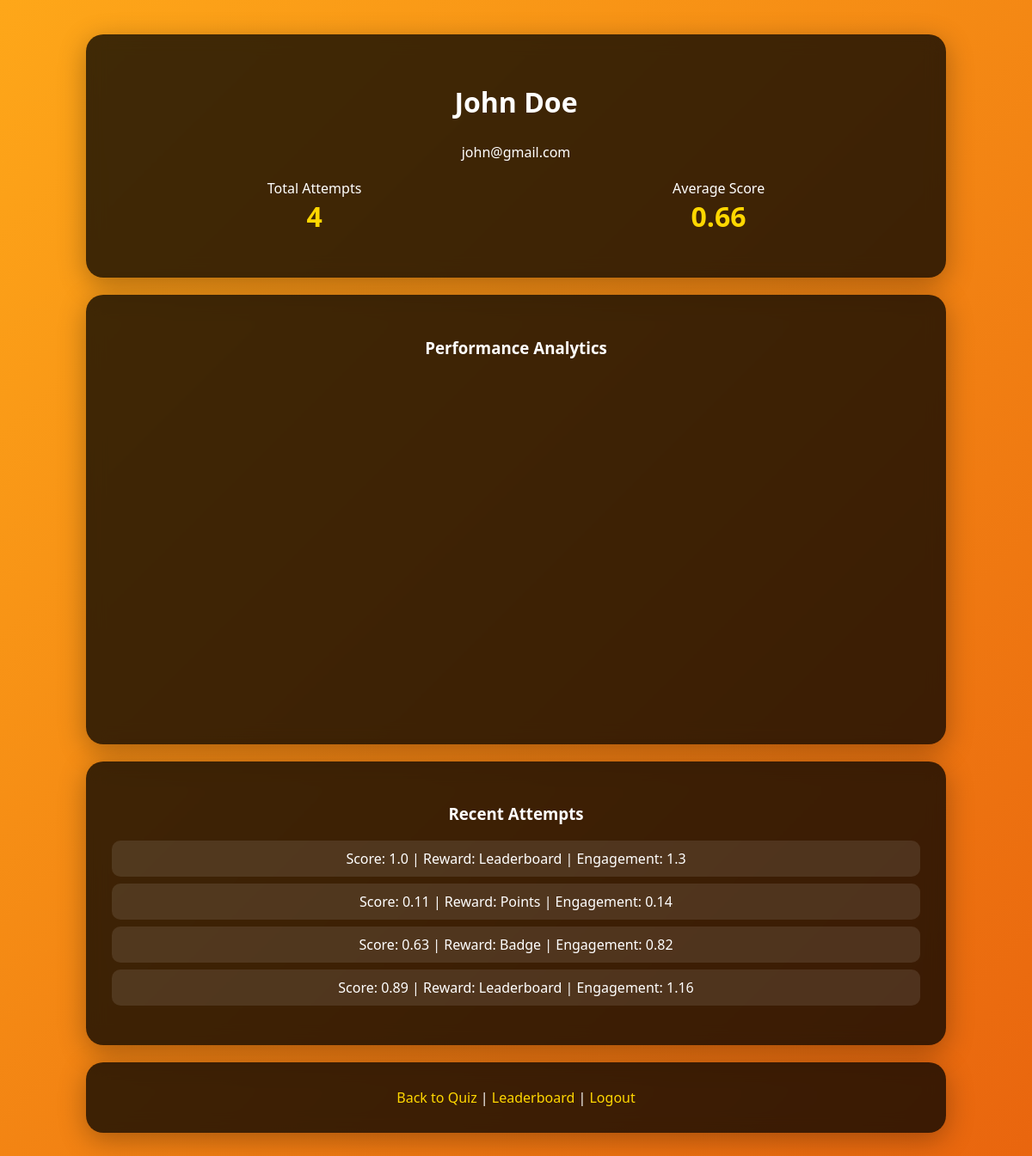
The page /profile (signed in) on the database its author committed.
### models.py (models this page shows)
class User(UserMixin, db.Model):
    id = db.Column(db.Integer, primary_key=True)
    first_name = db.Column(db.String(100), nullable=False)
    last_name = db.Column(db.String(100), nullable=False)
    email = db.Column(db.String(150), unique=True, nullable=False)
    username = db.Column(db.String(150), unique=True, nullable=False)
    password = db.Column(db.String(200), nullable=False)
    quiz_attempts = db.relationship('QuizAttempt', backref='user', lazy=True)

class QuizAttempt(db.Model):
    id = db.Column(db.Integer, primary_key=True)
    score = db.Column(db.Float, nullable=False)
    time_spent = db.Column(db.Float, nullable=False)
    engagement_boost = db.Column(db.Float, nullable=False)
    reward_type = db.Column(db.String(50), nullable=False)
    user_id = db.Column(db.Integer, db.ForeignKey('user.id'), nullable=False)

### app.py (the view)
@app.route('/profile')
@login_required
def profile():
    attempts = QuizAttempt.query.filter_by(
        user_id=current_user.id
    ).order_by(QuizAttempt.id).all()
    total_attempts = len(attempts)
    avg_score = round(
        sum(a.score for a in attempts) / total_attempts, 2
    ) if total_attempts > 0 else 0
    scores = [a.score for a in attempts]
    engagement = [a.engagement_boost for a in attempts]
    return render_template(
        'profile.html',
        user=current_user,
        total_attempts=total_attempts,
        avg_score=avg_score,
        attempts=attempts,
        scores=scores,
        engagement=engagement
    )

### app.py (called while the page is built)
@login_manager.user_loader
def load_user(user_id):
    return User.query.get(int(user_id))

### templates/profile.html (shortened to what this page needs)
<!DOCTYPE html>
<html>
<head>
</head>
<body>
    <div class="card">
        <h2>{{ user.first_name }} {{ user.last_name }}</h2>
        <p>{{ user.email }}</p>
        <div class="stats">
            <div class="stat">
                <div>Total Attempts</div>
                <div class="stat-value">{{ total_attempts }}</div>
            </div>
            <div class="stat">
                <div>Average Score</div>
                <div class="stat-value">{{ avg_score }}</div>
            </div>
        </div>
    </div>
    <div class="card">
        <h3>Performance Analytics</h3>
        <div id="profileChart" style="height:400px;"></div>
    </div>
    <div class="card">
        <h3>Recent Attempts</h3>
        <ul>
            {% for a in attempts %}
            <li>
                Score: {{ a.score }} |
                Reward: {{ a.reward_type }} |
                Engagement: {{ a.engagement_boost }}
            </li>
            {% endfor %}
        </ul>
    </div>
    <div class="card">
        <a href="{{ url_for('dashboard') }}">Back to Quiz</a> |
        <a href="{{ url_for('leaderboard') }}">Leaderboard</a> |
        <a href="{{ url_for('logout') }}">Logout</a>
    </div>
</body>
</html>

### templates/profile.html (style rules this page uses)
body { font-family: 'Segoe UI', sans-serif; max-width: 1000px; margin: 0 auto; padding: 20px; background: linear-gradient(135deg, #FEA719 0%, #E9650E 100%); color: white; text-align: center; }
.card { background: rgba(0, 0, 0, 0.75); backdrop-filter: blur(10px); border-radius: 20px; padding: 30px; margin: 20px 0; box-shadow: 0 8px 32px rgba(0, 0, 0, 0.3); }
h2 { font-size: 2em; }
.stats { display: flex; justify-content: space-around; margin: 20px 0; }
.stat { text-align: center; }
.stat-value { font-size: 2em; font-weight: bold; color: #FFD700; }
ul { list-style: none; padding: 0; }
li { background: rgba(255, 255, 255, 0.1); margin: 8px 0; padding: 10px; border-radius: 10px; }
a { color: #FFD700; text-decoration: none; }

### rows shown on the page
User: first_name "John", last_name "Doe", email "john@gmail.com"
QuizAttempt: score "1.0", reward_type "Leaderboard", engagement_boost "1.3"
QuizAttempt: score "0.11", reward_type "Points", engagement_boost "0.14"
QuizAttempt: score "0.63", reward_type "Badge", engagement_boost "0.82"
QuizAttempt: score "0.89", reward_type "Leaderboard", engagement_boost "1.16"

### other values the page prints
{{ total_attempts }} "4"
{{ avg_score }} "0.66"
